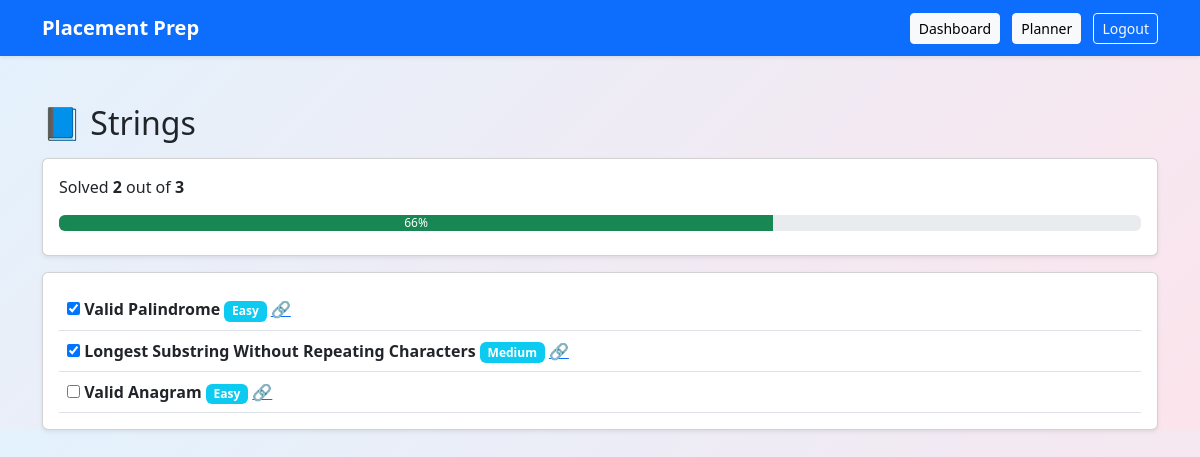
Screenshot of /topic/Strings (signed in) with the database file from the repository.
### app.py (models this page shows)
class Question(db.Model):
    id = db.Column(db.Integer, primary_key=True)
    title = db.Column(db.String(200))
    difficulty = db.Column(db.String(20))
    link = db.Column(db.String(300))
    topic = db.Column(db.String(50))
    solved = db.Column(db.Boolean, default=False)
    user_email = db.Column(db.String(100))

### app.py (the view)
@app.route("/topic/<topic_name>")
def topic_page(topic_name):
    if "user" not in session:
        return redirect(url_for("login"))
    questions = Question.query.filter_by(
        user_email=session["user"],
        topic=topic_name
    ).all()
    total = len(questions)
    done = len([q for q in questions if q.solved])
    percent = int((done / total) * 100) if total > 0 else 0
    return render_template(
        "topic.html",
        questions=questions,
        topic=topic_name,
        total=total,
        done=done,
        percent=percent
    )

### templates/topic.html (shortened to what this page needs)
{% extends "base.html" %}
{% block content %}
<h2 class="mb-3">📘 {{ topic }}</h2>
<div class="card p-3 shadow-sm mb-3">
  <p>
    Solved <strong>{{ done }}</strong> out of <strong>{{ total }}</strong>
  </p>
  <div class="progress mb-2">
    <div
      class="progress-bar bg-success"
      style="width: {{ percent }}%">
      {{ percent }}%
    </div>
  </div>
</div>
<div class="card p-3 shadow-sm">
  {% for q in questions %}
  <div class="d-flex justify-content-between align-items-center border-bottom p-2">
    <div>
      <input type="checkbox"
        {% if q.solved %}checked{% endif %}
        onchange="toggleQ({{ q.id }})">
      <strong>{{ q.title }}</strong>
      <span class="badge bg-info">{{ q.difficulty }}</span>
      {% if q.link %}
        <a href="{{ q.link }}" target="_blank">🔗</a>
      {% endif %}
    </div>
  </div>
  {% endfor %}
</div>
{% endblock %}

### rows the page displays
Question: solved "☑", title "Valid Palindrome", difficulty "Easy"
Question: solved "☑", title "Longest Substring Without Repeating Characters", difficulty "Medium"
Question: title "Valid Anagram", difficulty "Easy"

### other values shown
{{ topic }} "Strings"
{{ done }} "2"
{{ total }} "3"
{{ percent }} "66"
